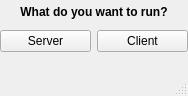
<?xml version="1.0" encoding="UTF-8"?>
<ui version="4.0">
 <class>MainWindow</class>
 <widget class="QMainWindow" name="MainWindow">
  <property name="geometry">
   <rect>
    <x>0</x>
    <y>0</y>
    <width>188</width>
    <height>96</height>
   </rect>
  </property>
  <property name="windowTitle">
   <string>SpeedTest</string>
  </property>
  <widget class="QWidget" name="centralwidget">
   <widget class="QWidget" name="">
    <property name="geometry">
     <rect>
      <x>0</x>
      <y>0</y>
      <width>188</width>
      <height>52</height>
     </rect>
    </property>
    <layout class="QVBoxLayout" name="verticalLayout_3">
     <item>
      <widget class="QLabel" name="choise_label">
       <property name="text">
        <string>&lt;html&gt;&lt;head/&gt;&lt;body&gt;&lt;p align=&quot;center&quot;&gt;&lt;span style=&quot; font-weight:600;&quot;&gt;What do you want to run?&lt;/span&gt;&lt;/p&gt;&lt;/body&gt;&lt;/html&gt;</string>
       </property>
       <property name="buddy">
        <cstring>choise_label</cstring>
       </property>
      </widget>
     </item>
     <item>
      <layout class="QHBoxLayout" name="horizontalLayout">
       <item>
        <widget class="QPushButton" name="server_button">
         <property name="text">
          <string>Server</string>
         </property>
        </widget>
       </item>
       <item>
        <widget class="QPushButton" name="client_button">
         <property name="text">
          <string>Client</string>
         </property>
        </widget>
       </item>
      </layout>
     </item>
    </layout>
   </widget>
  </widget>
  <widget class="QMenuBar" name="menubar">
   <property name="geometry">
    <rect>
     <x>0</x>
     <y>0</y>
     <width>188</width>
     <height>22</height>
    </rect>
   </property>
  </widget>
  <widget class="QStatusBar" name="statusbar"/>
 </widget>
 <resources/>
 <connections/>
</ui>
